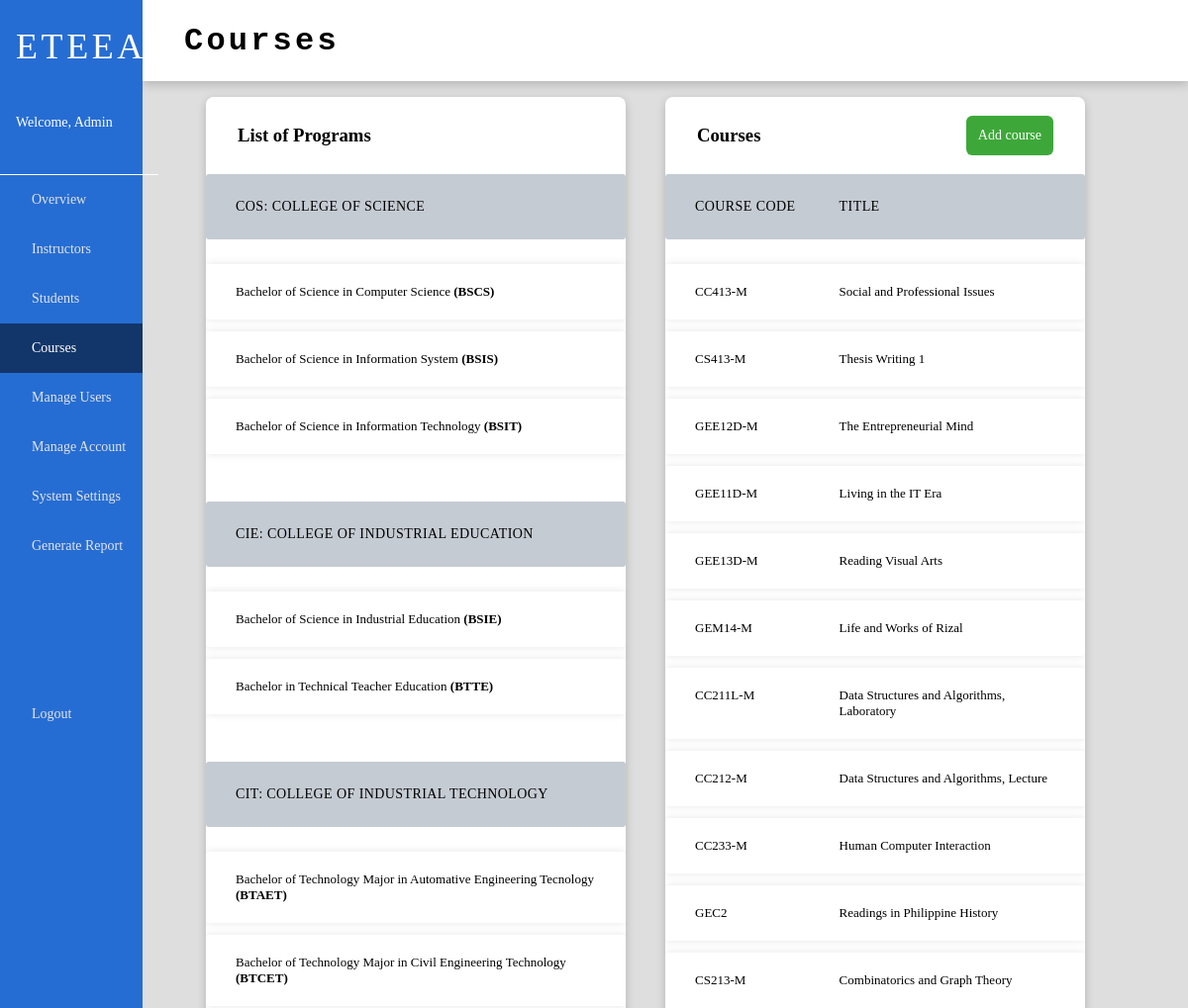
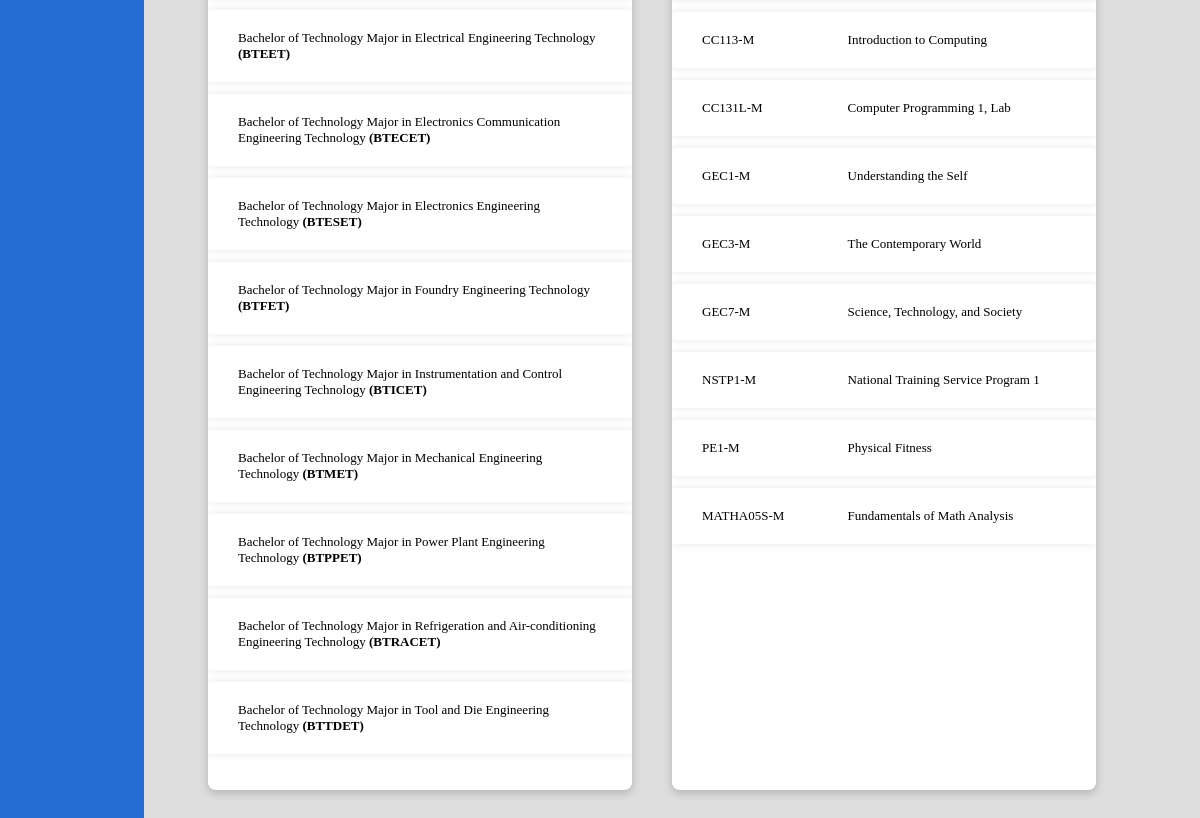
The app's page /index/courses (signed in) with its own data (2 pictures, top to bottom).
### models.py (models this page shows)
class College(db.Model):
    __tablename__ = "colleges"
    id = db.Column("id", db.Integer, primary_key=True)
    name = db.Column("name", db.String(64))
    abbr = db.Column("abbr", db.String(10))
    programs = db.relationship("Program", backref=db.backref("college"))

class Program(db.Model):
    __tablename__ = "programs"
    id = db.Column("id", db.Integer, primary_key=True)
    name = db.Column("name", db.String(64))
    abbr = db.Column("abbr", db.String(10))
    courses = db.relationship("Course", backref=db.backref("program"))
    college_id = db.Column(db.Integer, db.ForeignKey("colleges.id"))

class Course(db.Model):
    __tablename__ = "courses"
    id = db.Column("id", db.Integer, primary_key=True)
    title = db.Column("title", db.String(64))
    code = db.Column("code", db.String(8))
    program_id = db.Column(db.Integer, db.ForeignKey("programs.id"))

### views.py (the view)
@views.route('/courses')
def courses():
    if g.user not in ['admin']:
        return redirect(url_for('.unauthorized'))
    views = user_views[g.user]
    colleges = db.get_programs_by_college()
    courses = db.get_courses()
    return render_template('courses.html', page="Courses", colleges=colleges, courses=courses, views=views)

### db_functions.py (called while the page is built)
def get_programs_by_college():
    response = []
    for c in College.query.all():
        c = c.__dict__
        c['programs'] = [p.__dict__ for p in Program.query.filter_by(college_id=c['id']).all()]
        response.append(c)
    return response

def get_courses():
    return [u.__dict__ for u in Course.query.all()]

### views.py (called while the page is built)
@views.before_request
def verify_permissions():
    g.user = None
    if 'user' in session:
        g.user = session['user']
    else:
        return redirect('/login')

### templates/courses.html (shortened to what this page needs)
{% extends "index.html" %}
{% block content %}
<div class="main-row">
    <div class="card side color-white">
        <div class="inline">
            <h3>List of Programs</h3>
        </div>
        {% if colleges is defined and colleges|length > 0 %}
            {% for college in colleges %}
            <ul class="stylized-table">
                <li class="table-header">
                    <div class="col">{{ college.abbr }}: {{ college.name }}</div>
                </li>
                {% for program in college.programs %}
                <li class="table-row smaller">
                    <div class="col">{{ program.name }} <strong>({{ program.abbr }})</strong></div>
                </li>
                {% endfor %}
                <br><br>
            </ul>
            {% endfor %}
        {% else %}
        <br><br>
        <p>No programs have been created.</p>
        {% endif %}
    </div>
    <div class="card side color-white">
        <div class="inline">
            <h3>Courses</h3>
            <button id="add-course-btn" class="btn-add">Add course</button><br>
        </div>
        {% if courses is defined and courses|length > 0 %}
        <ul class="stylized-table">
            <li class="table-header">
                <div class="col col-3">COURSE CODE</div>
                <div class="col col-6">TITLE</div>
            </li>
            {% for course in courses %}
            <li class="table-row smaller">
                <div class="col col-3" data-label="CODE">{{ course.code }}</div>
                <div class="col col-6" data-label="TITLE">{{ course.title }}</div>
            </li>
            {% endfor %}
        </ul>
        {% else %}
        <p>No courses have been created.</p>
        {% endif %}
    </div>
</div class="main-row">
{% endblock %}

### static/styles/index.css (style rules this page uses)
* { margin: 0; padding: 0; font-family: quicksand; }
body { background-color: #dedede; }
.btn-add { background-color: #3da839; }
.inline { display: flex; flex-direction: row; align-items: center; }

### records on screen
College: abbr "COS", name "COLLEGE OF SCIENCE"
Program: name "Bachelor of Science in Computer Science", abbr "BSCS"
Program: name "Bachelor of Science in Information System", abbr "BSIS"
Program: name "Bachelor of Science in Information Technology", abbr "BSIT"
College: abbr "CIE", name "COLLEGE OF INDUSTRIAL EDUCATION"
Program: name "Bachelor of Science in Industrial Education", abbr "BSIE"
Program: name "Bachelor in Technical Teacher Education", abbr "BTTE"
College: abbr "CIT", name "COLLEGE OF INDUSTRIAL TECHNOLOGY"
Program: name "Bachelor of Technology Major in Automative Engineering Tecnology", abbr "BTAET"
Program: name "Bachelor of Technology Major in Civil Engineering Technology", abbr "BTCET"
Program: name "Bachelor of Technology Major in Electrical Engineering Technology", abbr "BTEET"
Program: name "Bachelor of Technology Major in Electronics Communication Engineering Technology", abbr "BTECET"
Program: name "Bachelor of Technology Major in Electronics Engineering Technology", abbr "BTESET"
Program: name "Bachelor of Technology Major in Foundry Engineering Technology", abbr "BTFET"
Program: name "Bachelor of Technology Major in Instrumentation and Control Engineering Technology", abbr "BTICET"
Program: name "Bachelor of Technology Major in Mechanical Engineering Technology", abbr "BTMET"
Program: name "Bachelor of Technology Major in Power Plant Engineering Technology", abbr "BTPPET"
Program: name "Bachelor of Technology Major in Refrigeration and Air-conditioning Engineering Technology", abbr "BTRACET"
Program: name "Bachelor of Technology Major in Tool and Die Engineering Technology", abbr "BTTDET"
Course: code "CC413-M", title "Social and Professional Issues"
Course: code "CS413-M", title "Thesis Writing 1"
Course: code "GEE12D-M", title "The Entrepreneurial Mind"
Course: code "GEE11D-M", title "Living in the IT Era"
Course: code "GEE13D-M", title "Reading Visual Arts"
Course: code "GEM14-M", title "Life and Works of Rizal"
Course: code "CC211L-M", title "Data Structures and Algorithms, Laboratory"
Course: code "CC212-M", title "Data Structures and Algorithms, Lecture"
Course: code "CC233-M", title "Human Computer Interaction"
Course: code "GEC2", title "Readings in Philippine History"
Course: code "CS213-M", title "Combinatorics and Graph Theory"
Course: code "CC113-M", title "Introduction to Computing"
Course: code "CC131L-M", title "Computer Programming 1, Lab"
Course: code "GEC1-M", title "Understanding the Self"
Course: code "GEC3-M", title "The Contemporary World"
Course: code "GEC7-M", title "Science, Technology, and Society"
Course: code "NSTP1-M", title "National Training Service Program 1"
Course: code "PE1-M", title "Physical Fitness"
Course: code "MATHA05S-M", title "Fundamentals of Math Analysis"

### other values on screen
{{ session.get('user').title() }} "Admin"
{{ view.name }} "Overview" "Instructors" "Students" "Courses" "Manage Users" "Manage Account" "System Settings" "Generate Report"
{{ page }} "Courses"
